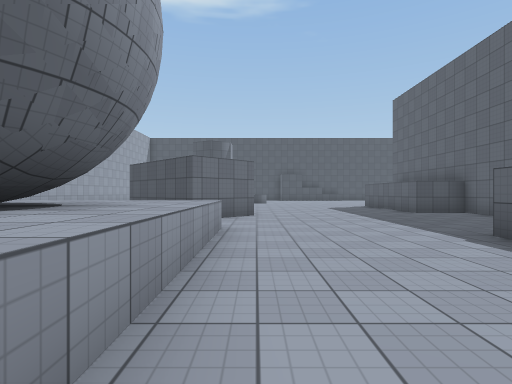
view 1 (above)

21 first-person views from a walk through a 3-D level made in the Unity game engine. The camera is 1.3 m above the floor, looks level and sees 80° across. The floor is counted in squares, 2 m on a side. Each view is taken from the middle of a square. On the plan, view 1 faces up. The plan holds only what a view shows up to about 10 squares ahead; the rest is blank. The place goes on beyond the plan. The player character is not drawn. Surface patterns are stand-ins for the level's own textures.

view 2
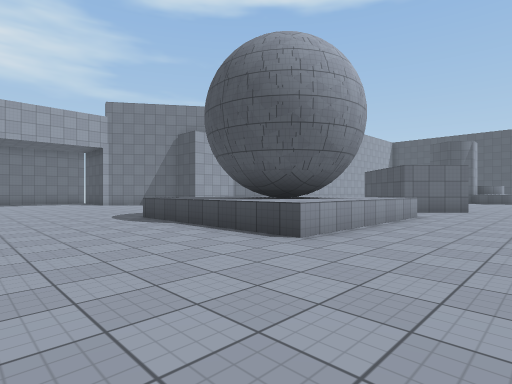

view 3
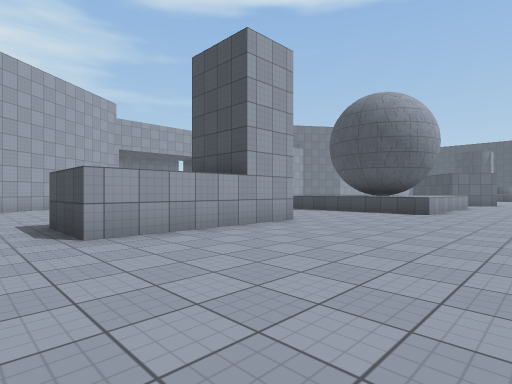

view 4
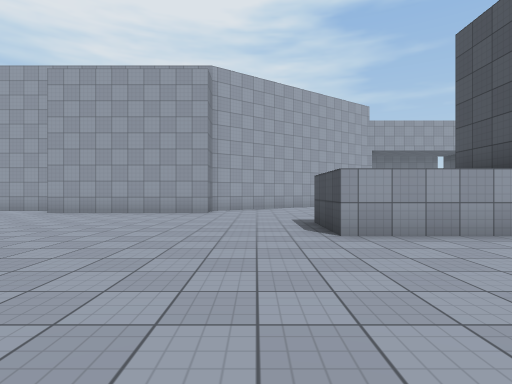

view 5
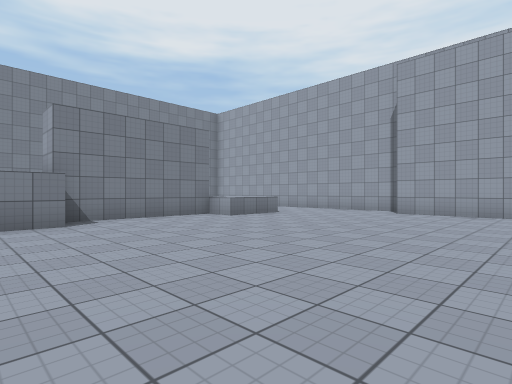

view 6
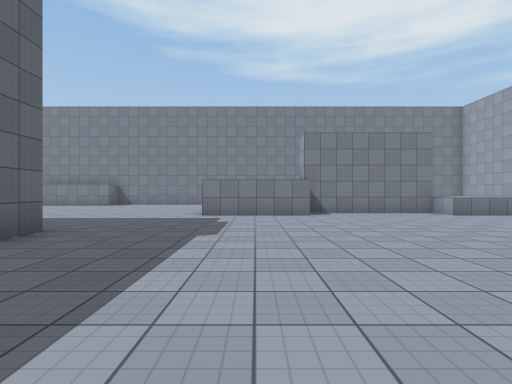

view 7
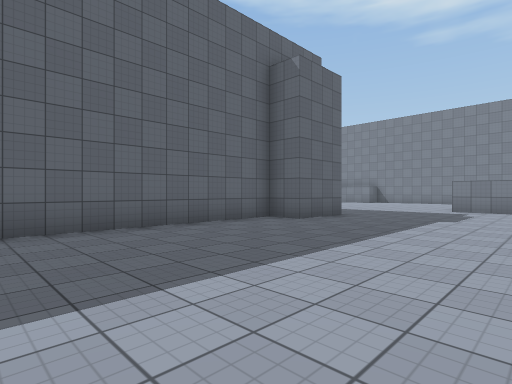

view 8
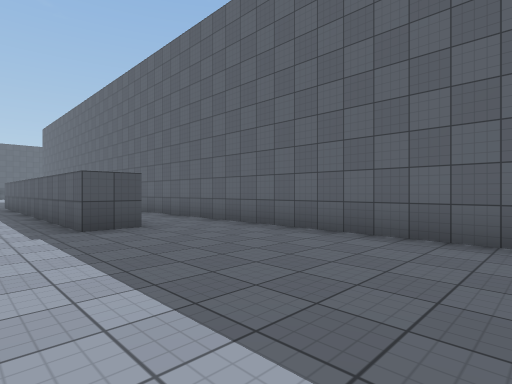

view 9
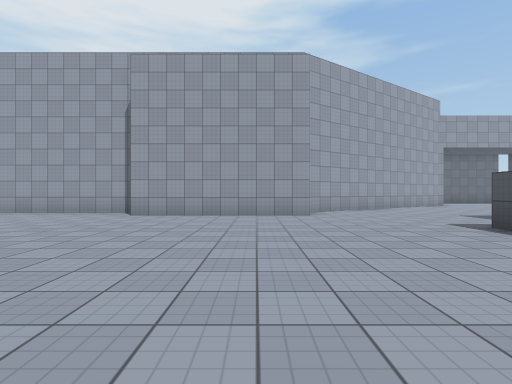

view 10
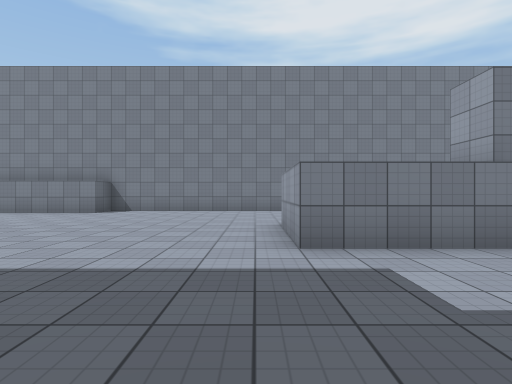

view 11
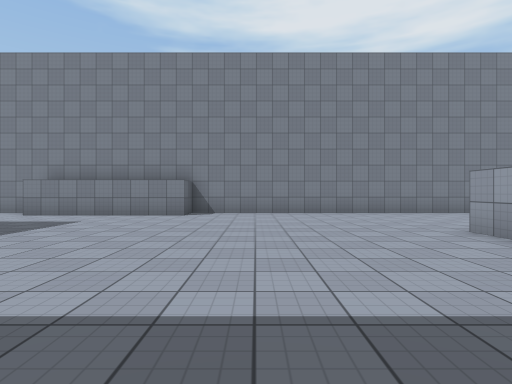

view 12
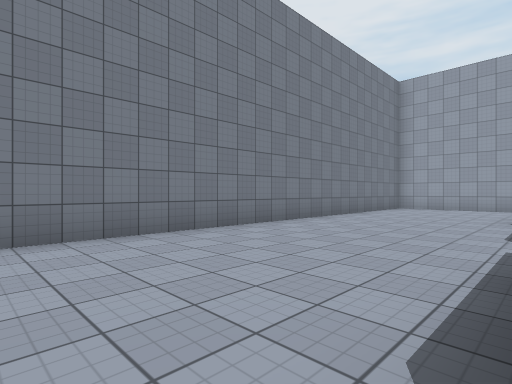

view 13
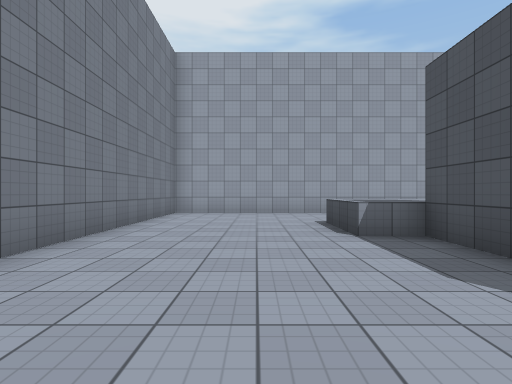

view 14
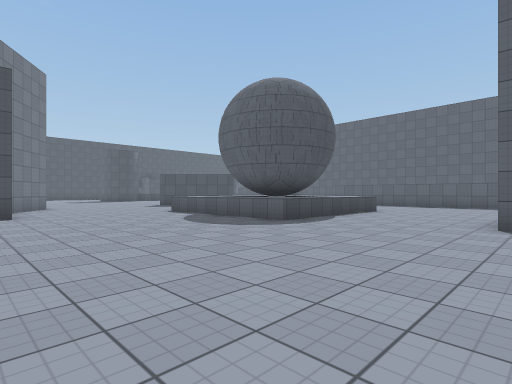

view 15
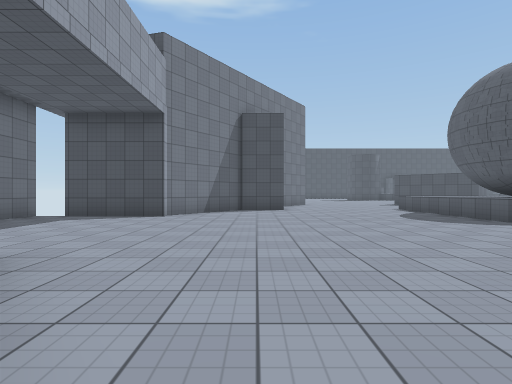

view 16
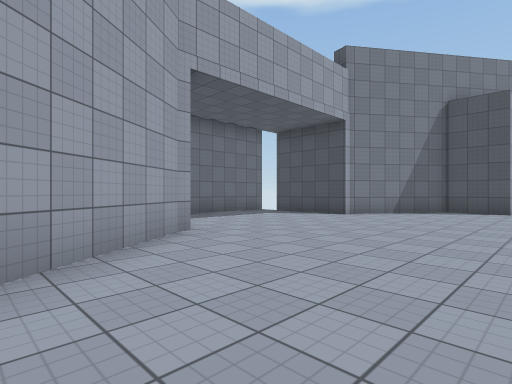

view 17
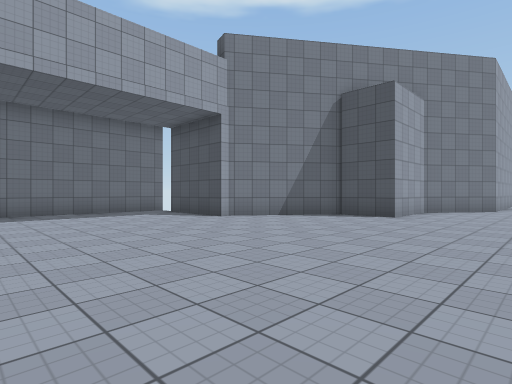

view 18
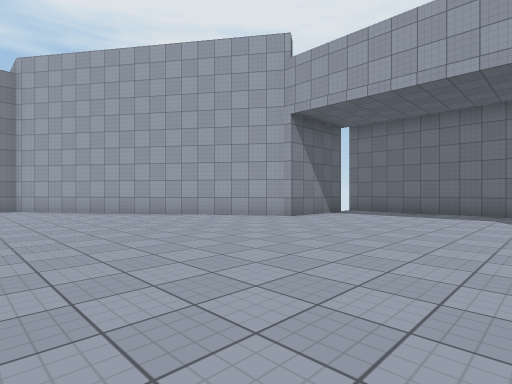

view 19
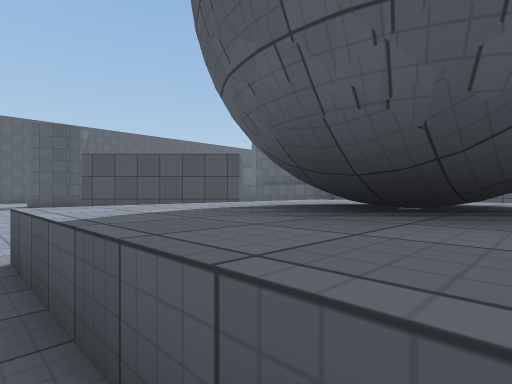

view 20
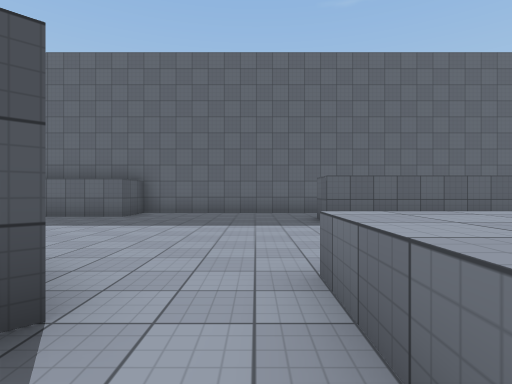

view 21
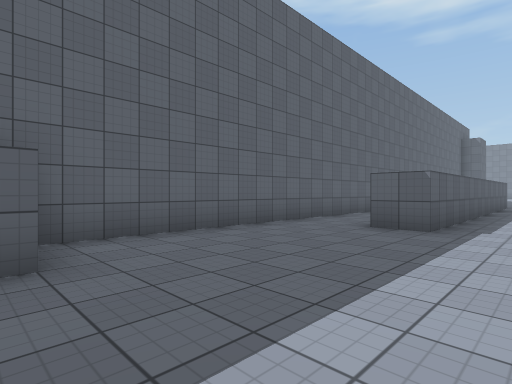

### Floor plan
Key: @ floor where view 1 was taken; # wall or solid block; x gap in a wall; . floor; ^ raised ledge.
Columns run from 17 left of view 1 to 12 right of it. Each row starts with its distance up from view 1.
 10         #   .#   .....###
  9        ##.  . ###.......#
  8        #..  .  ##.......#
  7        #.. ..  .........#
  6        #....  ..........#
  5     ####....^^^^^.......#
  4     #.......^^#^^....#..#
  3    ##.......^###^....#..#
  2 #x##........^^#^^....# .#
  1 #...........^^^^^....# .#
  0 #................@...#  #
 -1 #....................#  #
 -2 #....................# .#
 -3 #....................# .#
 -4    ##....... ##......#..#
 -5     #.....    #......#..#
 -6     ##.....   #.........#
 -7      ##......##.........#
 -8       #.................#
 -9       ##................#
-10        ##...............#
-11         ##..............#
-12          #..............#
-13          #.............##
-14          #.............#
-15         ##.............#
-16         #................
-17         #.................
-18         #..................
-19         #.. ^^....###.......
-20         #   ^^##### #........
-21         #...^^....  #........
-22         #.....................
-23         #.....................
-24         #.....................
-25         #.................####
-26         ###################

Positions as (right, up) in squares from view 1, and headings:
1: (0, 0), facing up
2: (2, -3), facing up-left
3: (2, -9), facing up-left
4: (2, -9), facing left
5: (2, -12), facing down-left
6: (2, -10), facing down
7: (1, -7), facing down-right
8: (2, -11), facing up-right
9: (1, -12), facing left
10: (4, -15), facing down
11: (7, -16), facing down
12: (4, -21), facing down-left
13: (1, -23), facing left
14: (-11, -4), facing up-right
15: (-11, -6), facing up
16: (-9, -6), facing up-left
17: (-7, -3), facing up-left
18: (-7, 2), facing down-left
19: (-6, 2), facing up-right
20: (-3, 6), facing right
21: (2, 10), facing down-right
